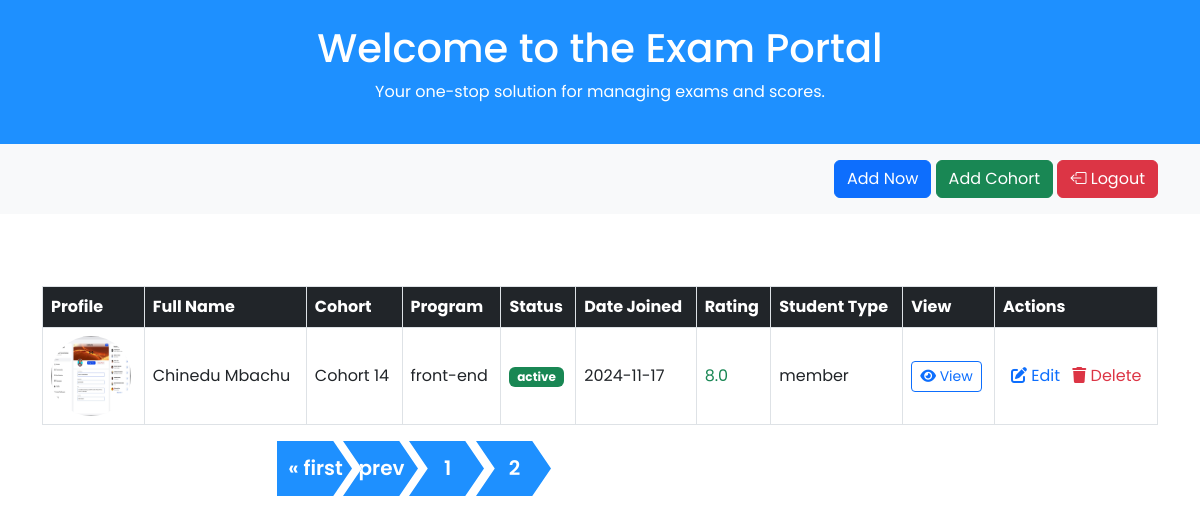
Page /?page=2 (signed in) on the committed database.
### home/models.py (models this page shows, shortened)
class Student(models.Model):
    username = models.CharField(max_length=100, unique=True)
    slug = models.SlugField(unique=True, blank=True, editable=False)
    first_name = models.CharField(max_length=200, null=True, blank=True)
    last_name = models.CharField(max_length=200, verbose_name='last name')
    status = models.BooleanField(default=True)
    student_type =models.CharField(max_length=100, choices=student_types, default='member')
    date_join = models.DateTimeField(auto_now_add=True)
    class Meta:
        ordering = ['-date_join']

class Student_Profile(models.Model):
    student = models.OneToOneField(Student,on_delete=models.CASCADE)
    bio = models.TextField()
    date_of_birth =models.DateField()
    address = models.CharField(max_length=300)
    email = models.EmailField(max_length=500, null=True)
    rating = models.FloatField(default=0.0)
    profile_picture = models.ImageField(upload_to='student_profile', null=True)

class CohortGroup(models.Model):
    name = models.CharField(max_length=200)
    date_join = models.DateTimeField(auto_now_add=True)
    students = models.ManyToManyField(Student, related_name="cohort")

class Program(models.Model):
    courses = models.CharField(max_length=500)
    grade = models.IntegerField(default=0.0) # type: ignore
    student = models.ForeignKey(Student, on_delete=models.CASCADE, related_name="program")

### home/views.py (the view)
# urls.py: path("", index, name="index"),
@login_required(login_url="/login")
def index(request):
    students = Student.objects.all()
    cohorts = CohortGroup.objects.all()
    paginator = Paginator(students, 3)
    page_number = request.GET.get('page')
    page_obj = paginator.get_page(page_number)
    context = {
        "page_obj": page_obj,
        "cohorts": cohorts,
        "student_rank": student_types
    }
    return render(request, "home/index.html", context)

### home/templates/home/index.html (shortened to what this page needs)
{% extends "home/header.html" %}
{% load static %}
    {% block style %}
    <link rel="stylesheet" href={% static "home/index.css" %}>
    {% endblock  %}
    {% block content %}
    <header class="bg-info text-white py-4 text-center">
        <h1>Welcome to the Exam Portal</h1>
        <p>Your one-stop solution for managing exams and scores.</p>
    </header>
    <section class="filter-section py-3 bg-light">
        <div class="container text-end">
            <button class="btn btn-primary" data-bs-toggle="modal" data-bs-target="#addUserModal">Add Now</button>
             <a href="" class="btn btn-success">
                Add Cohort
            </a>
            <a href="{% url 'logout' %}" class="btn btn-danger"><i class="bi bi-box-arrow-left"></i> Logout</a>
        </div>
    </section>
    <section class="container mt-5">
        <div class="table-responsive">
            <table class="table align-middle table-bordered table-hover mt-4">
                <thead class="table-dark">
                    <tr>
                        <th>Profile</th>
                        <th>Full Name</th>
                        <th>Cohort</th>
                        <th>Program</th>
                        <th>Status</th>
                        <th>Date Joined</th>
                        <th>Rating</th>
                        <th>Student Type</th>
                        <th>View</th>
                        {% if request.user.is_staff %}
                        <th>Actions</th>
                        {% endif %}
                    </tr>
                </thead>
                <tbody>
                    {% for student in page_obj %}
                    <tr>
                        <td>
                            {% if student.student_profile.profile_picture %}
                                <img src={{ student.student_profile.profile_picture.url }} alt="Profile" width="80" height="80" class="rounded-circle" />
                            {% else %}
                                <img src="https://w7.pngwing.com/pngs/340/946/png-transparent-avatar-user-computer-icons-software-developer-avatar-child-face-heroes-thumbnail.png"
                                alt="Profile" width="80" height="80" class="rounded-circle">
                            {% endif %}
                        </td>
                        <td>{{ student.first_name }} {{ student.last_name }}</td>
                        {% if student.cohort.exists %}
                        <td>
                            {% for cohort in student.cohort.all %}
                               {{ cohort.name }}
                            {% endfor %}
                        </td>
                            {% else %}
                        <td>No Cohort</td>
                            {% endif %}
                            {% if student.program.exists %}
                        <td>
                            {% for program in student.program.all %}
                                {{ program.courses }}{% if not forloop.last %}, {% endif %}
                            {% endfor %}
                        </td>
                        {% else %}
                        <td>No course </td>
                        {% endif %}
                        <td><span class="badge bg-success text-white">{{student.status|yesno:'active,inactive'}}</span></td>
                        <td>{{ student.date_join|date:"Y-m-d"  }}</td>
                        {% if student.student_profile.rating %}
                        <td class="text-success">{{ student.student_profile.rating }}</td>
                         {% else %}
                        <td class="text-danger">0.0</td>
                        {% endif %}
                        <td>{{ student.student_type }}</td>
                        <td>
                            <a href={% url "about" student.slug %} class="btn btn-sm btn-outline-primary">
                                <i class="fas fa-eye"></i> View
                            </a>
                        </td>
                        {% if request.user.is_staff %}
                        <td>
                            <span class="px-2"><a href="#" class=" text-primary text-decoration-none">
                                    <i class="fas fa-edit"> </i> Edit</a>
                            </span>
                            <span><a href={% url 'delete' student.slug %}
                                    class=" text-danger text-decoration-none">
                                    <i class="fas fa-trash"> </i> Delete</a></span>
                        </td>
                        {% endif %}
                    </tr>
                     {% endfor %}
                </tbody>
            </table>
            <div class="container">
                <div class="row">
                    <div class="col-md-offset-2 col-md-8">
                        <nav class="pagination-outer" aria-label="Page navigation">
                            <ul class="pagination">
                                {% if page_obj.has_previous %}
                                    <li class="page-item">
                                        <a href="?page=1" class="page-link" aria-label="Previous">
                                            <span aria-hidden="true">&laquo; first</span>
                                        </a>
                                    </li>
                                    <li class="page-item">
                                        <a href=href="?page={{ page_obj.previous_page_number }}" class="page-link" aria-label="Previous">
                                            <span aria-hidden="true">prev</span>
                                        </a>
                                    </li>
                                {% endif %}
                                {% for num in page_obj.paginator.page_range %}
                                    {% if page_obj.number == num %}
                                    <li class="page-item">
                                        <a class="page-link">{{ num }}</a>
                                    </li>
                                    {% else %}
                                    <li class="page-item">
                                        <a class="page-link" href="?page={{ num }}">{{ num }}</a>
                                    </li>
                                    {% endif %}
                                {% endfor %}
                            </ul>
                        </nav>
                    </div>
                </div>
            </div>
        </div>
    </section>
    {% endblock  %}

### home/static/home/index.css (style rules this page uses)
body { font-family: 'Poppins', sans-serif; }
.filter-section { background-color: #f4f5fa; padding: 20px; }
.table { border-collapse: collapse; }
.table th, .table td { vertical-align: middle; border: 1px solid #dee2e6; }
.badge { background-color: #e9f0fa; color: #5A55D8; }
.bg-info { background-color: dodgerblue !important; }
.pagination-outer { text-align: center; }
.pagination { display: inline-flex; justify-content: center; position: relative; overflow: hidden; border-radius:0 !important; }
.pagination li a.page-link, .pagination li:first-child a.page-link, .pagination li:last-child a.page-link { border: none; height: 55px; width: 75px; line-height: 45px; text-align: center; padding: 5px 0 0 2px; font-size: 20px; font-weight: 600; color: #fff; background-color: dodgerblue; margin: 0 -8px 0 0; border-radius: 0; transition: all 0.3s linear 0s; -webkit-clip-path: polygon(75% 0%, 100% 50%, 75% 100%, 0% 100%, 25% 50%, 0% 0%); clip-path: polygon(75% 0%, 100% 50%, 75% 100%, 0% 100%, 25% 50%, 0% 0%); }
.pagination li a.page-link:before, .pagination li:first-child a.page-link:before, .pagination li:last-child a.page-link:before { content: ""; position: absolute; height: 100%; width: 100%; top: 0; left: 0; background-color: #ff771a; display: block; opacity: 0; transform: scale(0.1); z-index: -1; transform-origin: bottom right 0; }
.pagination li:first-child a.page-link { -webkit-clip-path: polygon(75% 0%, 100% 50%, 75% 100%, 0% 100%, 0% 0%); clip-path: polygon(75% 0%, 100% 50%, 75% 100%, 0% 100%, 0% 0%); border-radius: 0; }
.pagination li:last-child a.page-link { margin-right: 0; -webkit-clip-path: polygon(75% 0%, 100% 50%, 75% 100%, 0% 100%, 25% 50%, 0% 0%); clip-path: polygon(75% 0%, 100% 50%, 75% 100%, 0% 100%, 25% 50%, 0% 0%); border-radius: 0; }

### rows in the picture
Student: student_profile.profile_picture (picture), first_name "Chinedu", last_name "Mbachu", status "active", date_join "2024-11-17", student_profile.rating "8.0", student_type "member"
CohortGroup: name "Cohort 14"
Program: courses "front-end"

### other values in the picture
{{ num }} "1"
{{ num }} "2"
